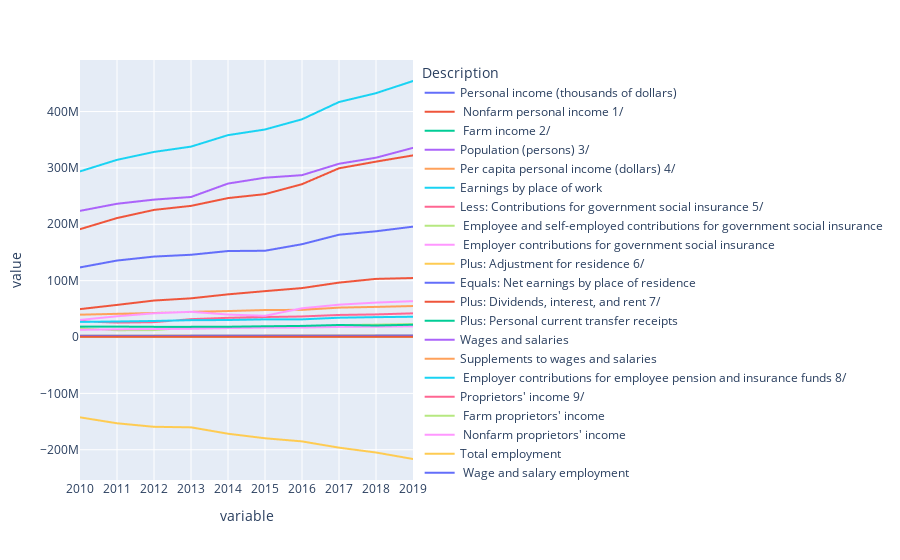

Notebook code cell kept with this figure:
### Code cell
px.line(nyc, y = 'value', x = 'variable', color = 'Description')

### Figure 1 — Plotly figure (JSON) as saved in the notebook; plotly's stock layout.template omitted (floating-point values rounded to 4 significant figures; data arrays with more than 128 entries replaced by an {"elided": "..."} marker saying what was removed)
{"data": [{"hovertemplate": "Description=Personal income (thousands of dollars)<br>variable=%{x}<br>value=%{y}<extra></extra>", "legendgroup": "Personal income (thousands of dollars)", "line": {"color": "#636efa", "dash": "solid"}, "mode": "lines", "name": "Personal income (thousands of dollars)", "showlegend": true, "type": "scattergl", "x": {"elided": "1290 str values"}, "xaxis": "x", "y": {"elided": "1290 int values"}, "yaxis": "y"}, {"hovertemplate": "Description= Nonfarm personal income 1/<br>variable=%{x}<br>value=%{y}<extra></extra>", "legendgroup": " Nonfarm personal income 1/", "line": {"color": "#EF553B", "dash": "solid"}, "mode": "lines", "name": " Nonfarm personal income 1/", "showlegend": true, "type": "scattergl", "x": {"elided": "1290 str values"}, "xaxis": "x", "y": {"elided": "1290 int values"}, "yaxis": "y"}, {"hovertemplate": "Description= Farm income 2/<br>variable=%{x}<br>value=%{y}<extra></extra>", "legendgroup": " Farm income 2/", "line": {"color": "#00cc96", "dash": "solid"}, "mode": "lines", "name": " Farm income 2/", "showlegend": true, "type": "scattergl", "x": {"elided": "1290 str values"}, "xaxis": "x", "y": {"elided": "1290 int values"}, "yaxis": "y"}, {"hovertemplate": "Description=Population (persons) 3/<br>variable=%{x}<br>value=%{y}<extra></extra>", "legendgroup": "Population (persons) 3/", "line": {"color": "#ab63fa", "dash": "solid"}, "mode": "lines", "name": "Population (persons) 3/", "showlegend": true, "type": "scattergl", "x": {"elided": "1290 str values"}, "xaxis": "x", "y": {"elided": "1290 int values"}, "yaxis": "y"}, {"hovertemplate": "Description=Per capita personal income (dollars) 4/<br>variable=%{x}<br>value=%{y}<extra></extra>", "legendgroup": "Per capita personal income (dollars) 4/", "line": {"color": "#FFA15A", "dash": "solid"}, "mode": "lines", "name": "Per capita personal income (dollars) 4/", "showlegend": true, "type": "scattergl", "x": {"elided": "1290 str values"}, "xaxis": "x", "y": {"elided": "1290 int values"}, "yaxis": "y"}, {"hovertemplate": "Description=Earnings by place of work<br>variable=%{x}<br>value=%{y}<extra></extra>", "legendgroup": "Earnings by place of work", "line": {"color": "#19d3f3", "dash": "solid"}, "mode": "lines", "name": "Earnings by place of work", "showlegend": true, "type": "scattergl", "x": {"elided": "1290 str values"}, "xaxis": "x", "y": {"elided": "1290 int values"}, "yaxis": "y"}, {"hovertemplate": "Description=Less: Contributions for government social insurance 5/<br>variable=%{x}<br>value=%{y}<extra></extra>", "legendgroup": "Less: Contributions for government social insurance 5/", "line": {"color": "#FF6692", "dash": "solid"}, "mode": "lines", "name": "Less: Contributions for government social insurance 5/", "showlegend": true, "type": "scattergl", "x": {"elided": "1290 str values"}, "xaxis": "x", "y": {"elided": "1290 int values"}, "yaxis": "y"}, {"hovertemplate": "Description= Employee and self-employed contributions for government social insurance<br>variable=%{x}<br>value=%{y}<extra></extra>", "legendgroup": " Employee and self-employed contributions for government social insurance", "line": {"color": "#B6E880", "dash": "solid"}, "mode": "lines", "name": " Employee and self-employed contributions for government social insurance", "showlegend": true, "type": "scattergl", "x": {"elided": "1290 str values"}, "xaxis": "x", "y": {"elided": "1290 int values"}, "yaxis": "y"}, {"hovertemplate": "Description= Employer contributions for government social insurance<br>variable=%{x}<br>value=%{y}<extra></extra>", "legendgroup": " Employer contributions for government social insurance", "line": {"color": "#FF97FF", "dash": "solid"}, "mode": "lines", "name": " Employer contributions for government social insurance", "showlegend": true, "type": "scattergl", "x": {"elided": "2580 str values"}, "xaxis": "x", "y": {"elided": "2580 int values"}, "yaxis": "y"}, {"hovertemplate": "Description=Plus: Adjustment for residence 6/<br>variable=%{x}<br>value=%{y}<extra></extra>", "legendgroup": "Plus: Adjustment for residence 6/", "line": {"color": "#FECB52", "dash": "solid"}, "mode": "lines", "name": "Plus: Adjustment for residence 6/", "showlegend": true, "type": "scattergl", "x": {"elided": "1290 str values"}, "xaxis": "x", "y": {"elided": "1290 int values"}, "yaxis": "y"}, {"hovertemplate": "Description=Equals: Net earnings by place of residence<br>variable=%{x}<br>value=%{y}<extra></extra>", "legendgroup": "Equals: Net earnings by place of residence", "line": {"color": "#636efa", "dash": "solid"}, "mode": "lines", "name": "Equals: Net earnings by place of residence", "showlegend": true, "type": "scattergl", "x": {"elided": "1290 str values"}, "xaxis": "x", "y": {"elided": "1290 int values"}, "yaxis": "y"}, {"hovertemplate": "Description=Plus: Dividends, interest, and rent 7/<br>variable=%{x}<br>value=%{y}<extra></extra>", "legendgroup": "Plus: Dividends, interest, and rent 7/", "line": {"color": "#EF553B", "dash": "solid"}, "mode": "lines", "name": "Plus: Dividends, interest, and rent 7/", "showlegend": true, "type": "scattergl", "x": {"elided": "1290 str values"}, "xaxis": "x", "y": {"elided": "1290 int values"}, "yaxis": "y"}, {"hovertemplate": "Description=Plus: Personal current transfer receipts<br>variable=%{x}<br>value=%{y}<extra></extra>", "legendgroup": "Plus: Personal current transfer receipts", "line": {"color": "#00cc96", "dash": "solid"}, "mode": "lines", "name": "Plus: Personal current transfer receipts", "showlegend": true, "type": "scattergl", "x": {"elided": "1290 str values"}, "xaxis": "x", "y": {"elided": "1290 int values"}, "yaxis": "y"}, {"hovertemplate": "Description=Wages and salaries<br>variable=%{x}<br>value=%{y}<extra></extra>", "legendgroup": "Wages and salaries", "line": {"color": "#ab63fa", "dash": "solid"}, "mode": "lines", "name": "Wages and salaries", "showlegend": true, "type": "scattergl", "x": {"elided": "1290 str values"}, "xaxis": "x", "y": {"elided": "1290 int values"}, "yaxis": "y"}, {"hovertemplate": "Description=Supplements to wages and salaries<br>variable=%{x}<br>value=%{y}<extra></extra>", "legendgroup": "Supplements to wages and salaries", "line": {"color": "#FFA15A", "dash": "solid"}, "mode": "lines", "name": "Supplements to wages and salaries", "showlegend": true, "type": "scattergl", "x": {"elided": "1290 str values"}, "xaxis": "x", "y": {"elided": "1290 int values"}, "yaxis": "y"}, {"hovertemplate": "Description= Employer contributions for employee pension and insurance funds 8/<br>variable=%{x}<br>value=%{y}<extra></extra>", "legendgroup": " Employer contributions for employee pension and insurance funds 8/", "line": {"color": "#19d3f3", "dash": "solid"}, "mode": "lines", "name": " Employer contributions for employee pension and insurance funds 8/", "showlegend": true, "type": "scattergl", "x": {"elided": "1290 str values"}, "xaxis": "x", "y": {"elided": "1290 int values"}, "yaxis": "y"}, {"hovertemplate": "Description=Proprietors' income 9/<br>variable=%{x}<br>value=%{y}<extra></extra>", "legendgroup": "Proprietors' income 9/", "line": {"color": "#FF6692", "dash": "solid"}, "mode": "lines", "name": "Proprietors' income 9/", "showlegend": true, "type": "scattergl", "x": {"elided": "1290 str values"}, "xaxis": "x", "y": {"elided": "1290 int values"}, "yaxis": "y"}, {"hovertemplate": "Description= Farm proprietors' income<br>variable=%{x}<br>value=%{y}<extra></extra>", "legendgroup": " Farm proprietors' income", "line": {"color": "#B6E880", "dash": "solid"}, "mode": "lines", "name": " Farm proprietors' income", "showlegend": true, "type": "scattergl", "x": {"elided": "1290 str values"}, "xaxis": "x", "y": {"elided": "1290 int values"}, "yaxis": "y"}, {"hovertemplate": "Description= Nonfarm proprietors' income<br>variable=%{x}<br>value=%{y}<extra></extra>", "legendgroup": " Nonfarm proprietors' income", "line": {"color": "#FF97FF", "dash": "solid"}, "mode": "lines", "name": " Nonfarm proprietors' income", "showlegend": true, "type": "scattergl", "x": {"elided": "1290 str values"}, "xaxis": "x", "y": {"elided": "1290 int values"}, "yaxis": "y"}, {"hovertemplate": "Description=Total employment<br>variable=%{x}<br>value=%{y}<extra></extra>", "legendgroup": "Total employment", "line": {"color": "#FECB52", "dash": "solid"}, "mode": "lines", "name": "Total employment", "showlegend": true, "type": "scattergl", "x": {"elided": "1290 str values"}, "xaxis": "x", "y": {"elided": "1290 int values"}, "yaxis": "y"}, {"hovertemplate": "Description= Wage and salary employment<br>variable=%{x}<br>value=%{y}<extra></extra>", "legendgroup": " Wage and salary employment", "line": {"color": "#636efa", "dash": "solid"}, "mode": "lines", "name": " Wage and salary employment", "showlegend": true, "type": "scattergl", "x": {"elided": "1290 str values"}, "xaxis": "x", "y": {"elided": "1290 int values"}, "yaxis": "y"}, {"hovertemplate": "Description= Proprietors employment<br>variable=%{x}<br>value=%{y}<extra></extra>", "legendgroup": " Proprietors employment", "line": {"color": "#EF553B", "dash": "solid"}, "mode": "lines", "name": " Proprietors employment", "showlegend": true, "type": "scattergl", "x": {"elided": "1290 str values"}, "xaxis": "x", "y": {"elided": "1290 int values"}, "yaxis": "y"}], "layout": {"autosize": true, "legend": {"title": {"text": "Description"}, "tracegroupgap": 0}, "margin": {"t": 60}, "xaxis": {"anchor": "y", "autorange": true, "domain": [0, 1], "range": [0, 9], "title": {"text": "variable"}, "type": "category"}, "yaxis": {"anchor": "x", "autorange": true, "domain": [0, 1], "range": [-253700000.0, 491500000.0], "title": {"text": "value"}, "type": "linear"}}}
